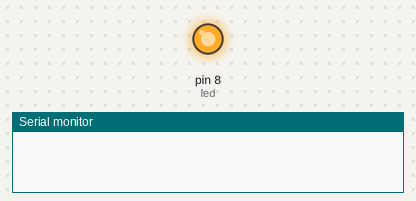
Simulated run of this sketch. Board: Arduino Uno, built with avr-gcc and run on an emulated ATmega328P. Parts: output pins drawn as LEDs (lit = HIGH), the last lines printed to the serial monitor.

Above: at 0.1 s.
At 13.6 s:
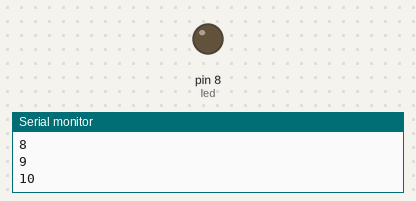
Timing chart, 0 to 15.1 s (numbered marks = the images above):
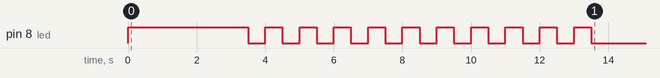

The sketch:

op_logics.ino
```cpp
int led = 8;

void setup() {
  // put your setup code here, to run once:
  Serial.begin(9600);
  pinMode(led, OUTPUT);

  if (led == 8 && led == 16 / 2 || led == 4 * 2 && led != 0) {
    digitalWrite(led, HIGH);
  }

  delay(3000);

  int ternario = led > 0 ? 8 : 4; // condition ? first_option : second_option

  if (ternario) {
    int count = 0;
    while (count <= 10) {
      digitalWrite(led, HIGH);
      delay(500);
      digitalWrite(led, LOW);
      delay(500);
      count++;
      Serial.println(count);
    }
  }
}

void loop() {
  // put your main code here, to run repeatedly:

}
```
